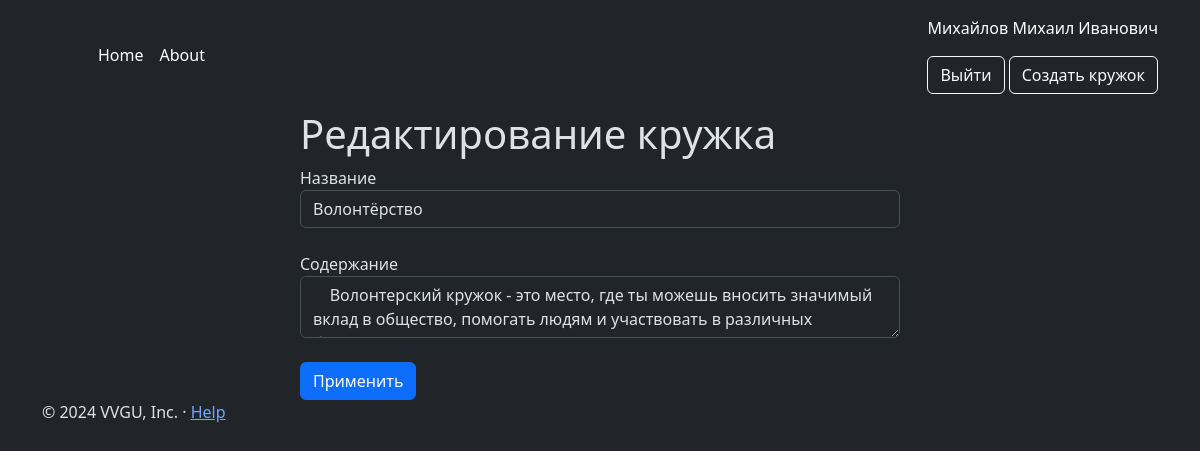
/club/edit (signed in), run on an earlier commit of the app's database.
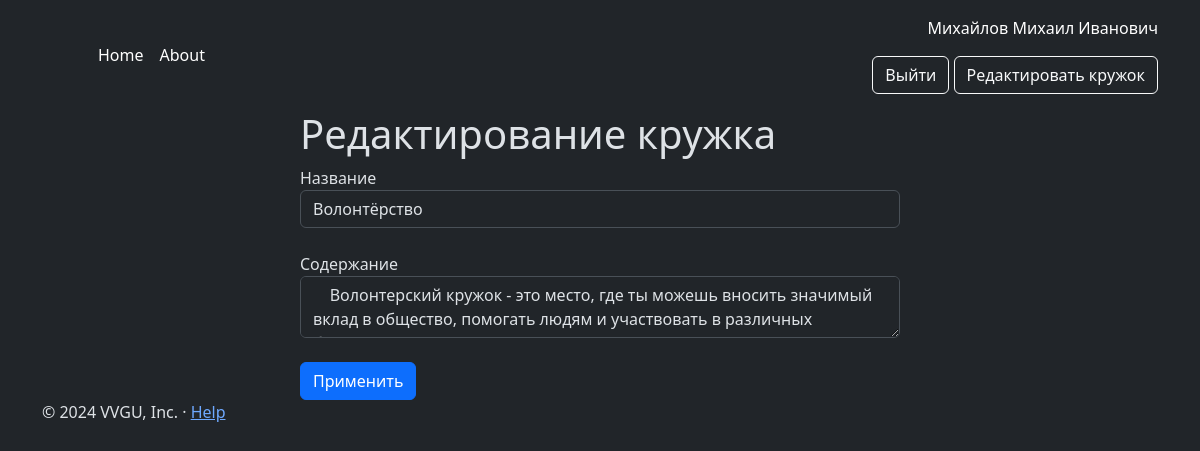
And on a later commit of the database.
### data/students.py (models this page shows, shortened)
class Student(SqlAlchemyBase, UserMixin):
    __tablename__ = 'students'
    id = sqlalchemy.Column(sqlalchemy.Integer,
                           primary_key=True, autoincrement=True)
    name = sqlalchemy.Column(sqlalchemy.String, nullable=True)
    email = sqlalchemy.Column(sqlalchemy.String, unique=True, nullable=True)
    age = sqlalchemy.Column(sqlalchemy.Integer, nullable=True)
    hashed_password = sqlalchemy.Column(sqlalchemy.String, nullable=True)
    is_teacher = sqlalchemy.Column(sqlalchemy.Boolean, nullable=True, default=False)
    name_club = sqlalchemy.Column(sqlalchemy.String, nullable=True)
    have_club = sqlalchemy.Column(sqlalchemy.Boolean, nullable=True, default=False)

### data/clubs.py (models this page shows)
class Clubs(SqlAlchemyBase):
    __tablename__ = 'clubs'
    id = sqlalchemy.Column(sqlalchemy.Integer,
                           primary_key=True, autoincrement=True, unique=True)
    title = sqlalchemy.Column(sqlalchemy.String, nullable=True)
    teacher_name = sqlalchemy.Column(sqlalchemy.String, nullable=True)
    type = sqlalchemy.Column(sqlalchemy.String, nullable=True)
    is_closed = sqlalchemy.Column(sqlalchemy.Boolean, nullable=True, default=False)
    about = sqlalchemy.Column(sqlalchemy.String)

### app.py (the view)
@app.route('/club/edit', methods=['GET', 'POST'])
def edit_club():
    db_sess = db_session.create_session()
    club = db_sess.query(Clubs).filter_by(teacher_name=current_user.name).first()
    if not club:
        return redirect('/')
    form = ClubForm(obj=club)
    if form.validate_on_submit():
        form.populate_obj(club)
        db_sess.commit()
        return redirect('/')
    return render_template('edit_club.html', title='Изменение кружка', form=form)

### forms/add_club.py
class ClubForm(FlaskForm):
    title = StringField('Название', validators=[DataRequired()])
    teacher_name = TextAreaField("ФИО сотрудника")
    about = TextAreaField("Содержание")
    type = TextAreaField("Направление")
    submit = SubmitField('Применить')

### app.py (called while the page is built)
@login_manager.user_loader
def load_user(user_id):
    db_sess = db_session.create_session()
    return db_sess.get(Student, user_id)

### data/db_session.py (called while the page is built)
def create_session() -> Session:
    global __factory
    return __factory()

### templates/edit_club.html (shortened to what this page needs)
{% extends "base.html" %}
{% block body %}
<h1 class="col-lg-6 col-md-8 mx-auto">Редактирование кружка</h1>
<form action="" method="post" class="col-lg-6 col-md-8 mx-auto">
    <div class="form-group">
        {{ form.title.label }}<br>
        {{ form.title(class="form-control") }}<br>
    </div>
    <div class="form-group">
        {{ form.about.label }}<br>
        {{ form.about(class="form-control") }}<br>
    </div>
    <div class="form-group">
        {{ form.submit(type="submit", class="btn btn-primary") }}
    </div>
</form>
{% endblock %}

### templates/base.html (shortened to what this page needs)
<!doctype html>
<html lang="ru" data-bs-theme="dark">
<head>
    <link href="https://cdn.jsdelivr.net/npm/bootstrap@5.3.3/dist/css/bootstrap.min.css" rel="stylesheet">
</head>
<body>
    <header class="p-3 text-bg-dark">
        <div class="container">
            <div class="d-flex flex-wrap align-items-center justify-content-center justify-content-lg-start">
                <a href="/" class="d-flex align-items-center mb-2 mb-lg-0 text-white text-decoration-none">
                    <svg class="bi me-2" width="40" height="32" role="img" aria-label="Bootstrap"><use xlink:href="#bootstrap"></use></svg>
                </a>
                <ul class="nav col-12 col-lg-auto me-lg-auto mb-2 justify-content-center mb-md-0">
                    <li><a href="/" class="nav-link px-2 text-white">Home</a></li>
                    <li><a href="/about" class="nav-link px-2 text-white">About</a></li>
                </ul>
            <div class="text-end">
                {% if current_user.is_authenticated %}
                    <p>{{ current_user.name }}</p>
                    <button type="button" class="btn btn-outline-light"><a href="/logout" class="nav-link">Выйти</a></button>
                    {% if current_user.is_teacher %}
                        {% if current_user.have_club %}
                            <button type="button" class="btn btn-outline-light"><a href="/club/edit" class="nav-link">Редактировать кружок</a></button>
                        {% else %}
                            <button type="button" class="btn btn-outline-light"><a href="/club/create" class="nav-link">Создать кружок</a></button>
                        {% endif %}
                    {% else %}
                        <button type="button" class="btn btn-outline-light"><a href="/request" class="nav-link">Заявки</a></button>
                    {% endif %}
                {% else %}
                    <p>
                        <button type="button" class="btn btn-outline-light"><a href="/login" class="nav-link">Войти</a></button>
                        <button type="button" class="btn btn-warning"><a href="/register" class="nav-link">Зарегистрироваться</a></button>
                    </p>
                {% endif %}
            </div>
          </div>
        </div>
    </header>
    {% block body %}{% endblock %}
    <footer class="container">
        <p>© 2024 VVGU, Inc. · <a href="#">Help</a></p>
    </footer>
</body>
</html>

What changed in the data, as far as the page shows it:
changed Student "Михайлов Михаил Иванович": have_club empty → True (drawn)
Also different on the page:
text no longer shown: "Создать кружок"
text now shown: "Редактировать кружок"
